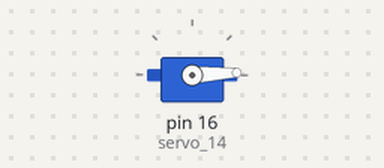
Simulated run of this sketch. Board: Arduino Uno, built with avr-gcc and run on an emulated ATmega328P. Parts: servo.

Above: at 0.05 s.
At 1.3 s:
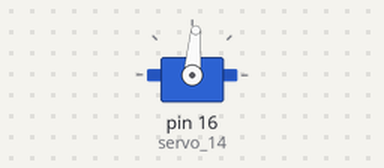
At 2.6 s:
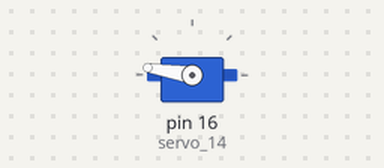
At 5.2 s:
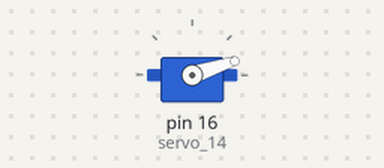
Timing chart, 0 to 7.1 s (numbered marks = the images above):
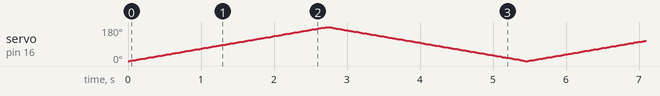

The sketch:

Servo-Sweep.ino
```cpp
#include <Servo.h>

Servo servo_14;

void setup(){
  servo_14.attach(16);
}

void loop(){
    for(int pos=0; pos<=180; pos++)
    {
      servo_14.write(pos);
      delay(15);
    }
    for(int pos=180; pos>=0; pos--)
    {
      servo_14.write(pos);
      delay(15);
    }
}
```
